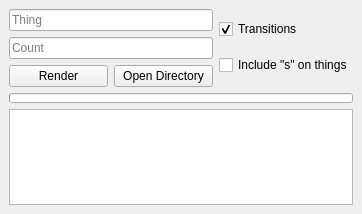
<?xml version="1.0" encoding="UTF-8"?>
<ui version="4.0">
 <class>windowMainWindow</class>
 <widget class="QMainWindow" name="windowMainWindow">
  <property name="geometry">
   <rect>
    <x>0</x>
    <y>0</y>
    <width>362</width>
    <height>214</height>
   </rect>
  </property>
  <property name="minimumSize">
   <size>
    <width>323</width>
    <height>214</height>
   </size>
  </property>
  <property name="maximumSize">
   <size>
    <width>362</width>
    <height>214</height>
   </size>
  </property>
  <property name="windowTitle">
   <string>bumblefuck</string>
  </property>
  <property name="windowIcon">
   <iconset resource="icon.qrc">
    <normaloff>:/icon.ico</normaloff>:/icon.ico</iconset>
  </property>
  <widget class="QWidget" name="centralwidget">
   <layout class="QGridLayout" name="gridLayout">
    <item row="1" column="0">
     <widget class="QProgressBar" name="progressBar">
      <property name="maximumSize">
       <size>
        <width>16777215</width>
        <height>10</height>
       </size>
      </property>
      <property name="value">
       <number>0</number>
      </property>
      <property name="textVisible">
       <bool>false</bool>
      </property>
     </widget>
    </item>
    <item row="0" column="0">
     <layout class="QHBoxLayout" name="horizontalLayout_2">
      <item>
       <layout class="QVBoxLayout" name="verticalLayout_2">
        <item>
         <widget class="QLineEdit" name="txtThing">
          <property name="placeholderText">
           <string>Thing</string>
          </property>
         </widget>
        </item>
        <item>
         <layout class="QVBoxLayout" name="verticalLayout">
          <item>
           <widget class="QLineEdit" name="txtImgCount">
            <property name="placeholderText">
             <string>Count</string>
            </property>
           </widget>
          </item>
          <item>
           <layout class="QHBoxLayout" name="horizontalLayout">
            <item>
             <widget class="QPushButton" name="btnRender">
              <property name="text">
               <string>Render</string>
              </property>
              <property name="shortcut">
               <string>Return</string>
              </property>
             </widget>
            </item>
            <item>
             <widget class="QPushButton" name="btnOpen">
              <property name="text">
               <string>Open Directory</string>
              </property>
             </widget>
            </item>
           </layout>
          </item>
         </layout>
        </item>
       </layout>
      </item>
      <item>
       <layout class="QVBoxLayout" name="verticalLayout_3">
        <item>
         <widget class="QCheckBox" name="chkboxCool">
          <property name="text">
           <string>Transitions</string>
          </property>
          <property name="checked">
           <bool>true</bool>
          </property>
         </widget>
        </item>
        <item>
         <widget class="QCheckBox" name="chkboxInclude">
          <property name="text">
           <string>Include &quot;s&quot; on things</string>
          </property>
         </widget>
        </item>
       </layout>
      </item>
     </layout>
    </item>
    <item row="2" column="0">
     <widget class="QTextEdit" name="txtLogOutput">
      <property name="readOnly">
       <bool>true</bool>
      </property>
     </widget>
    </item>
   </layout>
  </widget>
 </widget>
 <resources>
  <include location="icon.qrc"/>
 </resources>
 <connections/>
</ui>
